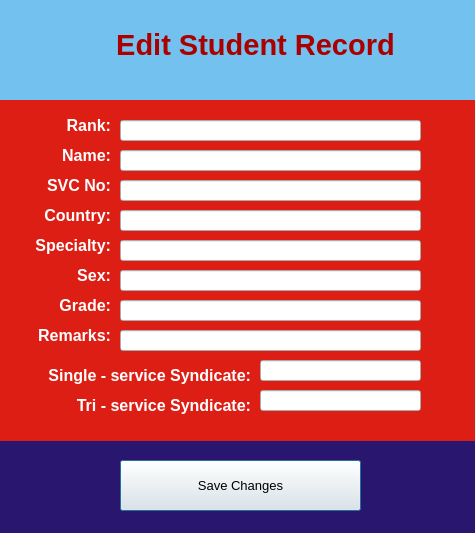
<?xml version="1.0" encoding="UTF-8"?>
<ui version="4.0">
 <class>Dialog</class>
 <widget class="QDialog" name="Dialog">
  <property name="windowModality">
   <enum>Qt::WindowModal</enum>
  </property>
  <property name="geometry">
   <rect>
    <x>0</x>
    <y>0</y>
    <width>475</width>
    <height>533</height>
   </rect>
  </property>
  <property name="sizePolicy">
   <sizepolicy hsizetype="Fixed" vsizetype="Fixed">
    <horstretch>0</horstretch>
    <verstretch>0</verstretch>
   </sizepolicy>
  </property>
  <property name="minimumSize">
   <size>
    <width>475</width>
    <height>533</height>
   </size>
  </property>
  <property name="maximumSize">
   <size>
    <width>475</width>
    <height>533</height>
   </size>
  </property>
  <property name="font">
   <font>
    <pointsize>10</pointsize>
   </font>
  </property>
  <property name="windowTitle">
   <string>AFCSC Syndicate System - Student</string>
  </property>
  <property name="windowIcon">
   <iconset>
    <normaloff>../resources/icon.png</normaloff>../resources/icon.png</iconset>
  </property>
  <property name="styleSheet">
   <string notr="true"/>
  </property>
  <widget class="QLabel" name="label_2">
   <property name="geometry">
    <rect>
     <x>0</x>
     <y>110</y>
     <width>111</width>
     <height>31</height>
    </rect>
   </property>
   <property name="autoFillBackground">
    <bool>false</bool>
   </property>
   <property name="text">
    <string>&lt;html&gt;&lt;head/&gt;&lt;body&gt;&lt;p align=&quot;right&quot;&gt;&lt;span style=&quot; font-size:12pt; font-weight:600; color:#ffffff;&quot;&gt;Rank:&lt;/span&gt;&lt;/p&gt;&lt;/body&gt;&lt;/html&gt;</string>
   </property>
   <property name="scaledContents">
    <bool>false</bool>
   </property>
   <property name="alignment">
    <set>Qt::AlignLeading|Qt::AlignLeft|Qt::AlignVCenter</set>
   </property>
  </widget>
  <widget class="QLabel" name="label_3">
   <property name="geometry">
    <rect>
     <x>0</x>
     <y>0</y>
     <width>491</width>
     <height>101</height>
    </rect>
   </property>
   <property name="styleSheet">
    <string notr="true">background-color:  rgb(115, 193, 238);
</string>
   </property>
   <property name="text">
    <string/>
   </property>
  </widget>
  <widget class="QLabel" name="label_4">
   <property name="geometry">
    <rect>
     <x>0</x>
     <y>100</y>
     <width>491</width>
     <height>341</height>
    </rect>
   </property>
   <property name="styleSheet">
    <string notr="true">background-color: rgb(221, 30, 21);
dd1e15</string>
   </property>
   <property name="text">
    <string/>
   </property>
  </widget>
  <widget class="QLabel" name="label_5">
   <property name="geometry">
    <rect>
     <x>0</x>
     <y>440</y>
     <width>491</width>
     <height>101</height>
    </rect>
   </property>
   <property name="autoFillBackground">
    <bool>false</bool>
   </property>
   <property name="styleSheet">
    <string notr="true">background-color: rgb(41, 22, 111);</string>
   </property>
   <property name="text">
    <string/>
   </property>
  </widget>
  <widget class="QLabel" name="image_label">
   <property name="enabled">
    <bool>true</bool>
   </property>
   <property name="geometry">
    <rect>
     <x>10</x>
     <y>0</y>
     <width>81</width>
     <height>91</height>
    </rect>
   </property>
   <property name="text">
    <string/>
   </property>
   <property name="pixmap">
    <pixmap>../resources/icon.png</pixmap>
   </property>
   <property name="scaledContents">
    <bool>true</bool>
   </property>
   <property name="alignment">
    <set>Qt::AlignCenter</set>
   </property>
   <property name="wordWrap">
    <bool>false</bool>
   </property>
  </widget>
  <widget class="QLabel" name="label_7">
   <property name="geometry">
    <rect>
     <x>100</x>
     <y>10</y>
     <width>311</width>
     <height>71</height>
    </rect>
   </property>
   <property name="autoFillBackground">
    <bool>false</bool>
   </property>
   <property name="styleSheet">
    <string notr="true">background-color:none;</string>
   </property>
   <property name="text">
    <string>&lt;html&gt;&lt;head/&gt;&lt;body&gt;&lt;p align=&quot;center&quot;&gt;&lt;span style=&quot; font-size:22pt; font-weight:600; color:#aa0000;&quot;&gt;Edit Student Record&lt;/span&gt;&lt;/p&gt;&lt;/body&gt;&lt;/html&gt;</string>
   </property>
   <property name="alignment">
    <set>Qt::AlignCenter</set>
   </property>
  </widget>
  <widget class="QLabel" name="label_6">
   <property name="geometry">
    <rect>
     <x>0</x>
     <y>140</y>
     <width>111</width>
     <height>31</height>
    </rect>
   </property>
   <property name="autoFillBackground">
    <bool>false</bool>
   </property>
   <property name="text">
    <string>&lt;html&gt;&lt;head/&gt;&lt;body&gt;&lt;p align=&quot;right&quot;&gt;&lt;span style=&quot; font-size:12pt; font-weight:600; color:#ffffff;&quot;&gt;Name:&lt;/span&gt;&lt;/p&gt;&lt;/body&gt;&lt;/html&gt;</string>
   </property>
   <property name="scaledContents">
    <bool>false</bool>
   </property>
   <property name="alignment">
    <set>Qt::AlignLeading|Qt::AlignLeft|Qt::AlignVCenter</set>
   </property>
  </widget>
  <widget class="QLabel" name="label_8">
   <property name="geometry">
    <rect>
     <x>0</x>
     <y>200</y>
     <width>111</width>
     <height>31</height>
    </rect>
   </property>
   <property name="autoFillBackground">
    <bool>false</bool>
   </property>
   <property name="text">
    <string>&lt;html&gt;&lt;head/&gt;&lt;body&gt;&lt;p align=&quot;right&quot;&gt;&lt;span style=&quot; font-size:12pt; font-weight:600; color:#ffffff;&quot;&gt;Country:&lt;/span&gt;&lt;/p&gt;&lt;/body&gt;&lt;/html&gt;</string>
   </property>
   <property name="scaledContents">
    <bool>false</bool>
   </property>
   <property name="alignment">
    <set>Qt::AlignLeading|Qt::AlignLeft|Qt::AlignVCenter</set>
   </property>
  </widget>
  <widget class="QLabel" name="label_9">
   <property name="geometry">
    <rect>
     <x>0</x>
     <y>170</y>
     <width>111</width>
     <height>31</height>
    </rect>
   </property>
   <property name="autoFillBackground">
    <bool>false</bool>
   </property>
   <property name="text">
    <string>&lt;html&gt;&lt;head/&gt;&lt;body&gt;&lt;p align=&quot;right&quot;&gt;&lt;span style=&quot; font-size:12pt; font-weight:600; color:#ffffff;&quot;&gt;SVC No:&lt;/span&gt;&lt;/p&gt;&lt;/body&gt;&lt;/html&gt;</string>
   </property>
   <property name="scaledContents">
    <bool>false</bool>
   </property>
   <property name="alignment">
    <set>Qt::AlignLeading|Qt::AlignLeft|Qt::AlignVCenter</set>
   </property>
  </widget>
  <widget class="QLabel" name="label_10">
   <property name="geometry">
    <rect>
     <x>0</x>
     <y>290</y>
     <width>111</width>
     <height>31</height>
    </rect>
   </property>
   <property name="autoFillBackground">
    <bool>false</bool>
   </property>
   <property name="text">
    <string>&lt;html&gt;&lt;head/&gt;&lt;body&gt;&lt;p align=&quot;right&quot;&gt;&lt;span style=&quot; font-size:12pt; font-weight:600; color:#ffffff;&quot;&gt;Grade:&lt;/span&gt;&lt;/p&gt;&lt;/body&gt;&lt;/html&gt;</string>
   </property>
   <property name="scaledContents">
    <bool>false</bool>
   </property>
   <property name="alignment">
    <set>Qt::AlignLeading|Qt::AlignLeft|Qt::AlignVCenter</set>
   </property>
  </widget>
  <widget class="QLabel" name="label_11">
   <property name="geometry">
    <rect>
     <x>0</x>
     <y>230</y>
     <width>111</width>
     <height>31</height>
    </rect>
   </property>
   <property name="autoFillBackground">
    <bool>false</bool>
   </property>
   <property name="text">
    <string>&lt;html&gt;&lt;head/&gt;&lt;body&gt;&lt;p align=&quot;right&quot;&gt;&lt;span style=&quot; font-size:12pt; font-weight:600; color:#ffffff;&quot;&gt;Specialty:&lt;/span&gt;&lt;/p&gt;&lt;/body&gt;&lt;/html&gt;</string>
   </property>
   <property name="scaledContents">
    <bool>false</bool>
   </property>
   <property name="alignment">
    <set>Qt::AlignLeading|Qt::AlignLeft|Qt::AlignVCenter</set>
   </property>
  </widget>
  <widget class="QLabel" name="label_12">
   <property name="geometry">
    <rect>
     <x>0</x>
     <y>260</y>
     <width>111</width>
     <height>31</height>
    </rect>
   </property>
   <property name="autoFillBackground">
    <bool>false</bool>
   </property>
   <property name="text">
    <string>&lt;html&gt;&lt;head/&gt;&lt;body&gt;&lt;p align=&quot;right&quot;&gt;&lt;span style=&quot; font-size:12pt; font-weight:600; color:#ffffff;&quot;&gt;Sex:&lt;/span&gt;&lt;/p&gt;&lt;/body&gt;&lt;/html&gt;</string>
   </property>
   <property name="scaledContents">
    <bool>false</bool>
   </property>
   <property name="alignment">
    <set>Qt::AlignLeading|Qt::AlignLeft|Qt::AlignVCenter</set>
   </property>
  </widget>
  <widget class="QLabel" name="label_13">
   <property name="geometry">
    <rect>
     <x>0</x>
     <y>320</y>
     <width>111</width>
     <height>31</height>
    </rect>
   </property>
   <property name="autoFillBackground">
    <bool>false</bool>
   </property>
   <property name="text">
    <string>&lt;html&gt;&lt;head/&gt;&lt;body&gt;&lt;p align=&quot;right&quot;&gt;&lt;span style=&quot; font-size:12pt; font-weight:600; color:#ffffff;&quot;&gt;Remarks:&lt;/span&gt;&lt;/p&gt;&lt;/body&gt;&lt;/html&gt;</string>
   </property>
   <property name="scaledContents">
    <bool>false</bool>
   </property>
   <property name="alignment">
    <set>Qt::AlignLeading|Qt::AlignLeft|Qt::AlignVCenter</set>
   </property>
  </widget>
  <widget class="QLabel" name="label_15">
   <property name="geometry">
    <rect>
     <x>0</x>
     <y>360</y>
     <width>251</width>
     <height>31</height>
    </rect>
   </property>
   <property name="autoFillBackground">
    <bool>false</bool>
   </property>
   <property name="text">
    <string>&lt;html&gt;&lt;head/&gt;&lt;body&gt;&lt;p align=&quot;right&quot;&gt;&lt;span style=&quot; font-size:12pt; font-weight:600; color:#ffffff;&quot;&gt;Single - service Syndicate:&lt;/span&gt;&lt;/p&gt;&lt;/body&gt;&lt;/html&gt;</string>
   </property>
   <property name="scaledContents">
    <bool>false</bool>
   </property>
   <property name="alignment">
    <set>Qt::AlignLeading|Qt::AlignLeft|Qt::AlignVCenter</set>
   </property>
  </widget>
  <widget class="QLabel" name="label_16">
   <property name="geometry">
    <rect>
     <x>0</x>
     <y>390</y>
     <width>251</width>
     <height>31</height>
    </rect>
   </property>
   <property name="autoFillBackground">
    <bool>false</bool>
   </property>
   <property name="text">
    <string>&lt;html&gt;&lt;head/&gt;&lt;body&gt;&lt;p align=&quot;right&quot;&gt;&lt;span style=&quot; font-size:12pt; font-weight:600; color:#ffffff;&quot;&gt;Tri - service Syndicate:&lt;/span&gt;&lt;/p&gt;&lt;/body&gt;&lt;/html&gt;</string>
   </property>
   <property name="scaledContents">
    <bool>false</bool>
   </property>
   <property name="alignment">
    <set>Qt::AlignLeading|Qt::AlignLeft|Qt::AlignVCenter</set>
   </property>
  </widget>
  <widget class="QPushButton" name="saveBtn">
   <property name="geometry">
    <rect>
     <x>120</x>
     <y>460</y>
     <width>241</width>
     <height>51</height>
    </rect>
   </property>
   <property name="text">
    <string>Save Changes</string>
   </property>
  </widget>
  <widget class="QLineEdit" name="txtrank">
   <property name="geometry">
    <rect>
     <x>120</x>
     <y>120</y>
     <width>301</width>
     <height>21</height>
    </rect>
   </property>
  </widget>
  <widget class="QLineEdit" name="txtname">
   <property name="geometry">
    <rect>
     <x>120</x>
     <y>150</y>
     <width>301</width>
     <height>21</height>
    </rect>
   </property>
  </widget>
  <widget class="QLineEdit" name="txtno">
   <property name="geometry">
    <rect>
     <x>120</x>
     <y>180</y>
     <width>301</width>
     <height>21</height>
    </rect>
   </property>
  </widget>
  <widget class="QLineEdit" name="txtcountry">
   <property name="geometry">
    <rect>
     <x>120</x>
     <y>210</y>
     <width>301</width>
     <height>21</height>
    </rect>
   </property>
  </widget>
  <widget class="QLineEdit" name="txtspeciality">
   <property name="geometry">
    <rect>
     <x>120</x>
     <y>240</y>
     <width>301</width>
     <height>21</height>
    </rect>
   </property>
  </widget>
  <widget class="QLineEdit" name="txtgender">
   <property name="geometry">
    <rect>
     <x>120</x>
     <y>270</y>
     <width>301</width>
     <height>21</height>
    </rect>
   </property>
  </widget>
  <widget class="QLineEdit" name="txtgrade">
   <property name="geometry">
    <rect>
     <x>120</x>
     <y>300</y>
     <width>301</width>
     <height>21</height>
    </rect>
   </property>
  </widget>
  <widget class="QLineEdit" name="txtremarks">
   <property name="geometry">
    <rect>
     <x>120</x>
     <y>330</y>
     <width>301</width>
     <height>21</height>
    </rect>
   </property>
  </widget>
  <widget class="QLineEdit" name="txtssyn">
   <property name="geometry">
    <rect>
     <x>260</x>
     <y>360</y>
     <width>161</width>
     <height>21</height>
    </rect>
   </property>
  </widget>
  <widget class="QLineEdit" name="txttsyn">
   <property name="geometry">
    <rect>
     <x>260</x>
     <y>390</y>
     <width>161</width>
     <height>21</height>
    </rect>
   </property>
  </widget>
  <zorder>label_5</zorder>
  <zorder>label_3</zorder>
  <zorder>label_4</zorder>
  <zorder>label_2</zorder>
  <zorder>image_label</zorder>
  <zorder>label_7</zorder>
  <zorder>label_6</zorder>
  <zorder>label_8</zorder>
  <zorder>label_9</zorder>
  <zorder>label_10</zorder>
  <zorder>label_11</zorder>
  <zorder>label_12</zorder>
  <zorder>label_13</zorder>
  <zorder>label_15</zorder>
  <zorder>label_16</zorder>
  <zorder>saveBtn</zorder>
  <zorder>txtrank</zorder>
  <zorder>txtname</zorder>
  <zorder>txtno</zorder>
  <zorder>txtcountry</zorder>
  <zorder>txtspeciality</zorder>
  <zorder>txtgender</zorder>
  <zorder>txtgrade</zorder>
  <zorder>txtremarks</zorder>
  <zorder>txtssyn</zorder>
  <zorder>txttsyn</zorder>
 </widget>
 <resources>
  <include location="../resources/resurces.qrc"/>
 </resources>
 <connections/>
</ui>
